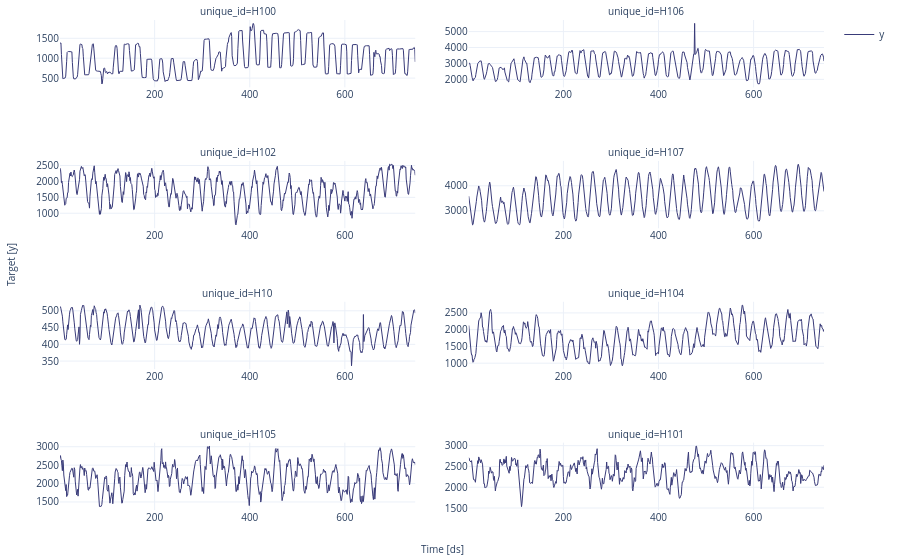

Notebook code cell kept with this figure:
### Code cell
from statsforecast import StatsForecast

StatsForecast.plot(Y_df, engine='plotly')

### Figure 1 — Plotly figure (JSON) as saved in the notebook; plotly's stock layout.template omitted (floating-point values rounded to 4 significant figures; data arrays with more than 128 entries replaced by an {"elided": "..."} marker saying what was removed)
{"data": [{"legendgroup": "y", "line": {"color": "#393b79", "width": 1}, "mode": "lines", "name": "y", "showlegend": true, "type": "scatter", "x": {"elided": "748 int values"}, "xaxis": "x", "y": {"elided": "748 float values"}, "yaxis": "y"}, {"legendgroup": "y", "line": {"color": "#393b79", "width": 1}, "mode": "lines", "name": "y", "showlegend": false, "type": "scatter", "x": {"elided": "748 int values"}, "xaxis": "x2", "y": {"elided": "748 int values"}, "yaxis": "y2"}, {"legendgroup": "y", "line": {"color": "#393b79", "width": 1}, "mode": "lines", "name": "y", "showlegend": false, "type": "scatter", "x": {"elided": "748 int values"}, "xaxis": "x3", "y": {"elided": "748 int values"}, "yaxis": "y3"}, {"legendgroup": "y", "line": {"color": "#393b79", "width": 1}, "mode": "lines", "name": "y", "showlegend": false, "type": "scatter", "x": {"elided": "748 int values"}, "xaxis": "x4", "y": {"elided": "748 int values"}, "yaxis": "y4"}, {"legendgroup": "y", "line": {"color": "#393b79", "width": 1}, "mode": "lines", "name": "y", "showlegend": false, "type": "scatter", "x": {"elided": "748 int values"}, "xaxis": "x5", "y": {"elided": "748 int values"}, "yaxis": "y5"}, {"legendgroup": "y", "line": {"color": "#393b79", "width": 1}, "mode": "lines", "name": "y", "showlegend": false, "type": "scatter", "x": {"elided": "748 int values"}, "xaxis": "x6", "y": {"elided": "748 int values"}, "yaxis": "y6"}, {"legendgroup": "y", "line": {"color": "#393b79", "width": 1}, "mode": "lines", "name": "y", "showlegend": false, "type": "scatter", "x": {"elided": "748 int values"}, "xaxis": "x7", "y": {"elided": "748 int values"}, "yaxis": "y7"}, {"legendgroup": "y", "line": {"color": "#393b79", "width": 1}, "mode": "lines", "name": "y", "showlegend": false, "type": "scatter", "x": {"elided": "748 int values"}, "xaxis": "x8", "y": {"elided": "748 int values"}, "yaxis": "y8"}], "layout": {"annotations": [{"font": {"size": 10}, "showarrow": false, "text": "unique_id=H100", "x": 0.2325, "xanchor": "center", "xref": "paper", "y": 1, "yanchor": "bottom", "yref": "paper"}, {"font": {"size": 10}, "showarrow": false, "text": "unique_id=H106", "x": 0.7675, "xanchor": "center", "xref": "paper", "y": 1, "yanchor": "bottom", "yref": "paper"}, {"font": {"size": 10}, "showarrow": false, "text": "unique_id=H102", "x": 0.2325, "xanchor": "center", "xref": "paper", "y": 0.7125, "yanchor": "bottom", "yref": "paper"}, {"font": {"size": 10}, "showarrow": false, "text": "unique_id=H107", "x": 0.7675, "xanchor": "center", "xref": "paper", "y": 0.7125, "yanchor": "bottom", "yref": "paper"}, {"font": {"size": 10}, "showarrow": false, "text": "unique_id=H10", "x": 0.2325, "xanchor": "center", "xref": "paper", "y": 0.425, "yanchor": "bottom", "yref": "paper"}, {"font": {"size": 10}, "showarrow": false, "text": "unique_id=H104", "x": 0.7675, "xanchor": "center", "xref": "paper", "y": 0.425, "yanchor": "bottom", "yref": "paper"}, {"font": {"size": 10}, "showarrow": false, "text": "unique_id=H105", "x": 0.2325, "xanchor": "center", "xref": "paper", "y": 0.1375, "yanchor": "bottom", "yref": "paper"}, {"font": {"size": 10}, "showarrow": false, "text": "unique_id=H101", "x": 0.7675, "xanchor": "center", "xref": "paper", "y": 0.1375, "yanchor": "bottom", "yref": "paper"}, {"font": {"size": 10}, "showarrow": false, "text": "Time [ds]", "x": 0.5, "xanchor": "center", "xref": "paper", "y": 0, "yanchor": "top", "yref": "paper", "yshift": -30}, {"font": {"size": 10}, "showarrow": false, "text": "Target [y]", "textangle": -90, "x": 0, "xanchor": "right", "xref": "paper", "xshift": -40, "y": 0.5, "yanchor": "middle", "yref": "paper"}], "autosize": true, "font": {"size": 10}, "margin": {"b": 50, "l": 60, "r": 10, "t": 20}, "xaxis": {"anchor": "y", "autorange": true, "domain": [0, 0.465], "range": [1, 748], "showticklabels": true, "type": "linear", "visible": true}, "xaxis2": {"anchor": "y2", "autorange": true, "domain": [0.535, 1.0], "range": [1, 748], "showticklabels": true, "type": "linear", "visible": true}, "xaxis3": {"anchor": "y3", "autorange": true, "domain": [0, 0.465], "range": [1, 748], "showticklabels": true, "type": "linear", "visible": true}, "xaxis4": {"anchor": "y4", "autorange": true, "domain": [0.535, 1.0], "range": [1, 748], "showticklabels": true, "type": "linear", "visible": true}, "xaxis5": {"anchor": "y5", "autorange": true, "domain": [0, 0.465], "range": [1, 748], "showticklabels": true, "type": "linear", "visible": true}, "xaxis6": {"anchor": "y6", "autorange": true, "domain": [0.535, 1.0], "range": [1, 748], "showticklabels": true, "type": "linear", "visible": true}, "xaxis7": {"anchor": "y7", "autorange": true, "domain": [0, 0.465], "range": [1, 748], "showticklabels": true, "type": "linear", "visible": true}, "xaxis8": {"anchor": "y8", "autorange": true, "domain": [0.535, 1.0], "range": [1, 748], "showticklabels": true, "type": "linear", "visible": true}, "yaxis": {"anchor": "x", "autorange": true, "domain": [0.8625, 1], "range": [266.3, 1960.0], "type": "linear"}, "yaxis2": {"anchor": "x2", "autorange": true, "domain": [0.8625, 1], "range": [1495.0, 5731.0], "type": "linear"}, "yaxis3": {"anchor": "x3", "autorange": true, "domain": [0.575, 0.7125], "range": [528.1, 2646.0], "type": "linear"}, "yaxis4": {"anchor": "x4", "autorange": true, "domain": [0.575, 0.7125], "range": [2305.0, 4993.0], "type": "linear"}, "yaxis5": {"anchor": "x5", "autorange": true, "domain": [0.2875, 0.425], "range": [325.9, 527.1], "type": "linear"}, "yaxis6": {"anchor": "x6", "autorange": true, "domain": [0.2875, 0.425], "range": [822.5, 2832.0], "type": "linear"}, "yaxis7": {"anchor": "x7", "autorange": true, "domain": [0, 0.1375], "range": [1282.0, 3112.0], "type": "linear"}, "yaxis8": {"anchor": "x8", "autorange": true, "domain": [0, 0.1375], "range": [1452.0, 3073.0], "type": "linear"}}}
